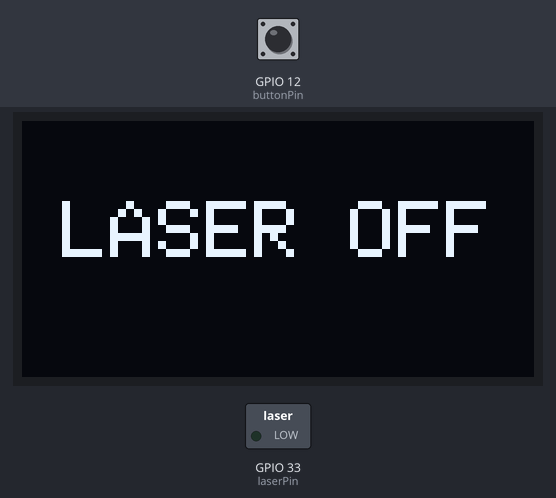
This sketch was run on a simulated ESP32. Shown: 128×64 one-colour display, switched loads named in the sketch (green lamp = pin HIGH). Inputs (shaded band) come from the test bench; at power-on: GPIO 12 (buttonPin) HIGH.

Above: at 1.2 s.
1.3 s: GPIO 12 (buttonPin) pulled LOW for 0.15 s
At 2.7 s:
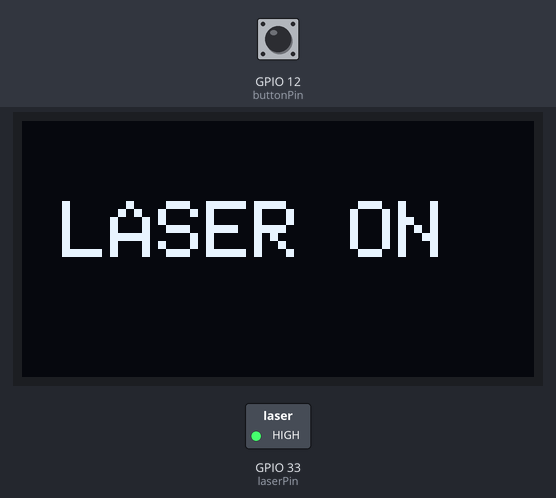
3.0 s: GPIO 12 (buttonPin) pulled LOW for 1 s
At 3.13 s:
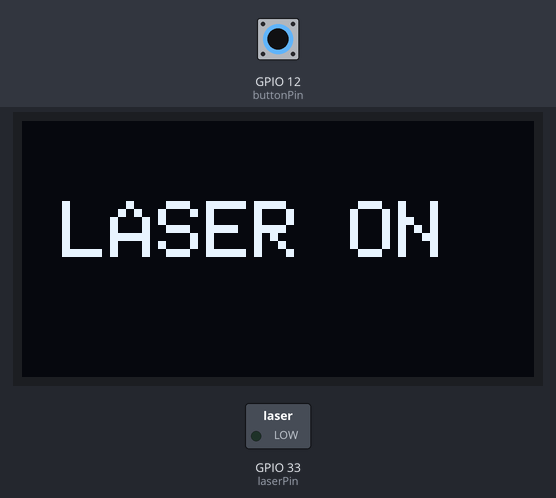
5.5 s: GPIO 12 (buttonPin) pulled LOW for 0.15 s
At 5.61 s:
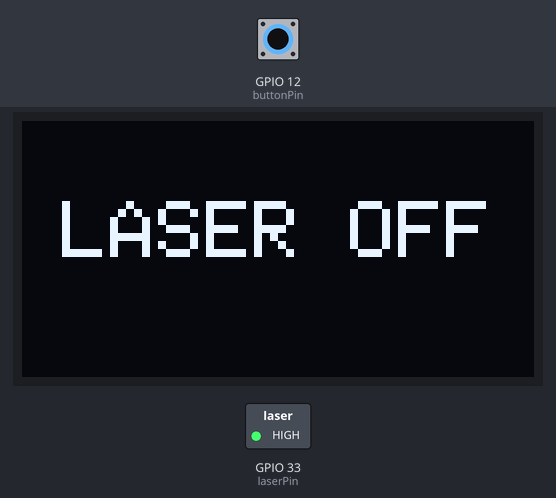
7.2 s: GPIO 12 (buttonPin) pulled LOW for 3.2 s
At 8.9 s:
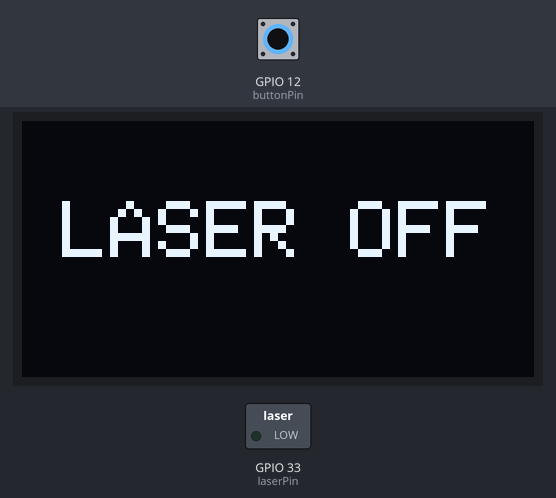
Timing chart, 0 to 10.4 s (numbered marks = the images above; inputs shaded):
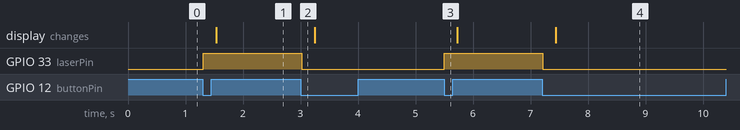

The sketch:

Laser_Module.ino
```cpp
#include <Wire.h>
#include <Adafruit_GFX.h>
#include <Adafruit_SSD1306.h>

Adafruit_SSD1306 display(128,64,&Wire,-1);

int laserPin = 33;
int buttonPin = 12;

bool laserState = false;
bool lastButton = HIGH;

void setup()
{
pinMode(laserPin, OUTPUT);
pinMode(buttonPin, INPUT_PULLUP);

Wire.begin(26,27);

display.begin(SSD1306_SWITCHCAPVCC,0x3C);
display.clearDisplay();
display.setTextColor(WHITE);
}

void loop()
{

bool button = digitalRead(buttonPin);

if(button == LOW && lastButton == HIGH)
{
laserState = !laserState;
digitalWrite(laserPin, laserState);
delay(200);
}

lastButton = button;

display.clearDisplay();
display.setTextSize(2);
display.setCursor(10,20);

if(laserState)
{
display.println("LASER ON");
}
else
{
display.println("LASER OFF");
}

display.display();

}
```

Measured:
- after the input at 1.3 s, GPIO 33 (laserPin): LOW → HIGH at once; the display: changes after 0.24 s (image 1)
- after the input at 3.0 s, GPIO 33 (laserPin): HIGH → LOW at once
- after the input at 5.5 s, GPIO 33 (laserPin): LOW → HIGH at once
- after the input at 7.2 s, GPIO 33 (laserPin): HIGH → LOW at once; the display: changes after 0.24 s (image 4)
